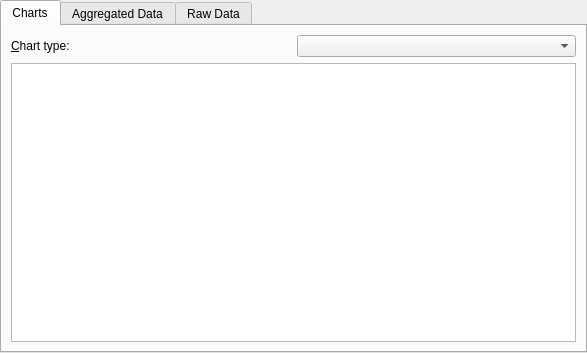
<?xml version="1.0" encoding="UTF-8"?>
<ui version="4.0">
 <class>KUserFeedback::Console::AnalyticsView</class>
 <widget class="QWidget" name="KUserFeedback::Console::AnalyticsView">
  <property name="geometry">
   <rect>
    <x>0</x>
    <y>0</y>
    <width>587</width>
    <height>353</height>
   </rect>
  </property>
  <layout class="QVBoxLayout" name="verticalLayout">
   <property name="leftMargin">
    <number>0</number>
   </property>
   <property name="topMargin">
    <number>0</number>
   </property>
   <property name="rightMargin">
    <number>0</number>
   </property>
   <property name="bottomMargin">
    <number>0</number>
   </property>
   <item>
    <widget class="QTabWidget" name="tabWidget">
     <property name="currentIndex">
      <number>0</number>
     </property>
     <widget class="QWidget" name="chartTab">
      <attribute name="title">
       <string>Charts</string>
      </attribute>
      <layout class="QVBoxLayout" name="verticalLayout_7">
       <item>
        <layout class="QHBoxLayout" name="horizontalLayout_2">
         <item>
          <widget class="QLabel" name="label_2">
           <property name="text">
            <string>&amp;Chart type:</string>
           </property>
           <property name="buddy">
            <cstring>chartType</cstring>
           </property>
          </widget>
         </item>
         <item>
          <widget class="QComboBox" name="chartType"/>
         </item>
        </layout>
       </item>
       <item>
        <widget class="QStackedWidget" name="chartStack">
         <property name="currentIndex">
          <number>0</number>
         </property>
         <widget class="QWidget" name="timelinePage">
          <layout class="QVBoxLayout" name="verticalLayout_2">
           <property name="leftMargin">
            <number>0</number>
           </property>
           <property name="topMargin">
            <number>0</number>
           </property>
           <property name="rightMargin">
            <number>0</number>
           </property>
           <property name="bottomMargin">
            <number>0</number>
           </property>
           <item>
            <widget class="QtCharts::QChartView" name="timelineChartView">
             <property name="renderHints">
              <set>QPainter::Antialiasing|QPainter::TextAntialiasing</set>
             </property>
            </widget>
           </item>
          </layout>
         </widget>
         <widget class="QWidget" name="singularPage">
          <layout class="QVBoxLayout" name="verticalLayout_3">
           <item>
            <widget class="QtCharts::QChartView" name="singularChartView"/>
           </item>
           <item>
            <layout class="QHBoxLayout" name="horizontalLayout">
             <item>
              <widget class="QSlider" name="timeSlider">
               <property name="orientation">
                <enum>Qt::Horizontal</enum>
               </property>
              </widget>
             </item>
             <item>
              <widget class="QLabel" name="timeLabel"/>
             </item>
            </layout>
           </item>
          </layout>
         </widget>
        </widget>
       </item>
      </layout>
     </widget>
     <widget class="QWidget" name="aggregationTab">
      <attribute name="title">
       <string>Aggregated Data</string>
      </attribute>
      <layout class="QVBoxLayout" name="verticalLayout_6">
       <item>
        <widget class="QTableView" name="aggregatedDataView"/>
       </item>
      </layout>
     </widget>
     <widget class="QWidget" name="dataTab">
      <attribute name="title">
       <string>Raw Data</string>
      </attribute>
      <layout class="QVBoxLayout" name="verticalLayout_4">
       <item>
        <widget class="QTableView" name="dataView"/>
       </item>
      </layout>
     </widget>
    </widget>
   </item>
  </layout>
  <action name="actionAggregateYear">
   <property name="checkable">
    <bool>true</bool>
   </property>
   <property name="text">
    <string>&amp;Year</string>
   </property>
   <property name="toolTip">
    <string>Aggregate data by year.</string>
   </property>
  </action>
  <action name="actionAggregateMonth">
   <property name="checkable">
    <bool>true</bool>
   </property>
   <property name="text">
    <string>&amp;Month</string>
   </property>
   <property name="toolTip">
    <string>Aggregate data by month.</string>
   </property>
  </action>
  <action name="actionAggregateWeek">
   <property name="checkable">
    <bool>true</bool>
   </property>
   <property name="text">
    <string>&amp;Week</string>
   </property>
   <property name="toolTip">
    <string>Aggregate data by week.</string>
   </property>
  </action>
  <action name="actionAggregateDay">
   <property name="checkable">
    <bool>true</bool>
   </property>
   <property name="text">
    <string>&amp;Day</string>
   </property>
   <property name="toolTip">
    <string>Aggregate data by day.</string>
   </property>
  </action>
  <action name="actionExportData">
   <property name="icon">
    <iconset theme="document-export"/>
   </property>
   <property name="text">
    <string>&amp;Export Data...</string>
   </property>
   <property name="toolTip">
    <string>Export all recorded data.</string>
   </property>
  </action>
  <action name="actionImportData">
   <property name="icon">
    <iconset theme="document-import"/>
   </property>
   <property name="text">
    <string>&amp;Import Data...</string>
   </property>
   <property name="toolTip">
    <string>Import sample data.</string>
   </property>
  </action>
  <action name="actionReload">
   <property name="icon">
    <iconset theme="view-refresh"/>
   </property>
   <property name="text">
    <string>&amp;Reload Data</string>
   </property>
   <property name="toolTip">
    <string>Refresh data from the server.</string>
   </property>
  </action>
  <action name="actionTimelineChart">
   <property name="checkable">
    <bool>true</bool>
   </property>
   <property name="text">
    <string>&amp;Timeline Chart</string>
   </property>
   <property name="toolTip">
    <string>Show development over time.</string>
   </property>
  </action>
  <action name="actionSingularChart">
   <property name="checkable">
    <bool>true</bool>
   </property>
   <property name="text">
    <string>&amp;Singular Chart</string>
   </property>
   <property name="toolTip">
    <string>Show chart for a single time interval.</string>
   </property>
  </action>
 </widget>
 <customwidgets>
  <customwidget>
   <class>QtCharts::QChartView</class>
   <extends>QGraphicsView</extends>
   <header location="global">QChartView</header>
  </customwidget>
 </customwidgets>
 <resources/>
 <connections/>
</ui>
